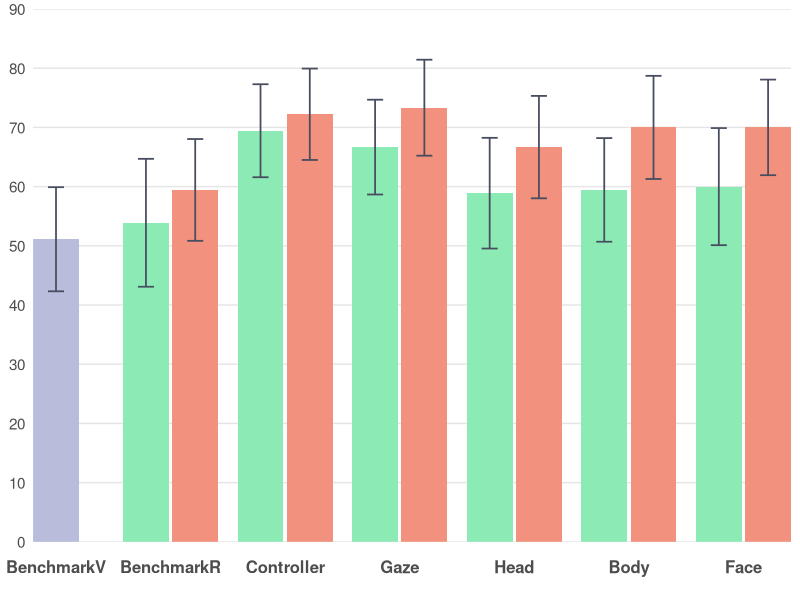
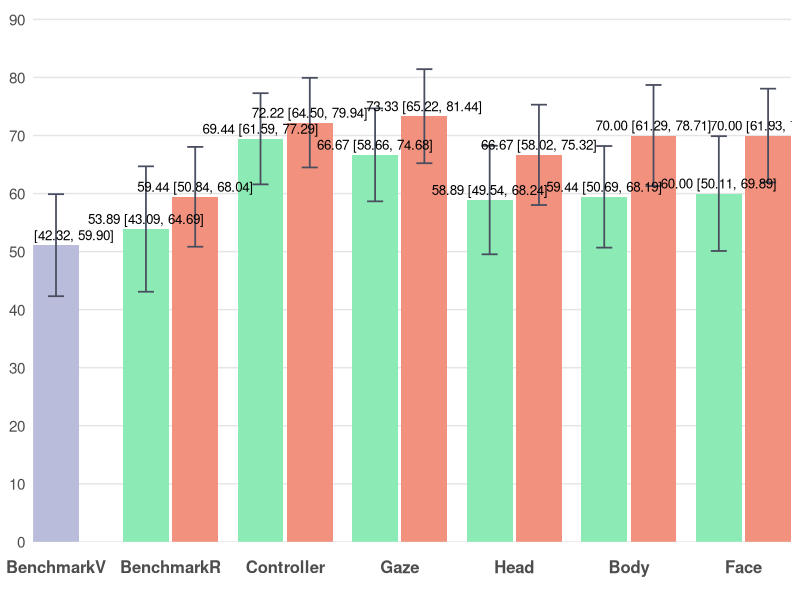

Source code (R) for these figures, in order:
# ================= Packages =================
if (!require(ggplot2)) install.packages("ggplot2")
library(ggplot2)

# ================= Data =================
# BenchmarkV: 51.11 (±23.54)
# BenchmarkR: Low 53.89 (±28.93), High 59.44 (±23.03)
# Controller: Low 69.44 (±21.03), High 72.22 (±20.68)
# Gaze: Low 66.67 (±21.44), High 73.33 (±21.71)
# Head: Low 58.89 (±25.04), High 66.67 (±23.16)
# Body: Low 59.44 (±23.44), High 70.00 (±23.33)
# Face: Low 60.00 (±26.48), High 70.00 (±21.62)

bench_mean <- 51.11
bench_sd <- 23.54

dat <- data.frame(
  Category = c("BenchmarkV",
               "BenchmarkR","BenchmarkR",
               "Controller","Controller",
               "Gaze","Gaze",
               "Head","Head",
               "Body","Body",
               "Face","Face"),
  slot     = c("C",
               "L","R",
               "L","R",
               "L","R",
               "L","R",
               "L","R",
               "L","R"),
  series   = c("BenchmarkV",
               "Low","High",
               "Low","High",
               "Low","High",
               "Low","High",
               "Low","High",
               "Low","High"),
  mean     = c(bench_mean,
               53.89, 59.44,      # BenchmarkR Low, High
               69.44, 72.22,      # Controller Low, High
               66.67, 73.33,      # Gaze Low, High
               58.89, 66.67,      # Head Low, High
               59.44, 70.00,      # Body Low, High
               60.00, 70.00),     # Face Low, High
  sd       = c(bench_sd,
               28.93, 23.03,      # BenchmarkR Low, High
               21.03, 20.68,      # Controller Low, High
               21.44, 21.71,      # Gaze Low, High
               25.04, 23.16,      # Head Low, High
               23.44, 23.33,      # Body Low, High
               26.48, 21.62),     # Face Low, High
  stringsAsFactors = FALSE
)

# 固定横轴顺序
dat$Category <- factor(dat$Category,
  levels = c("BenchmarkV","BenchmarkR","Controller","Gaze","Head","Body","Face"))
dat$slot   <- factor(dat$slot, levels = c("L","C","R"))
dat$series <- factor(dat$series, levels = c("Low","BenchmarkV","High"))

# ================= 手动定位（确保居中+相邻柱体有间距） =================
# 以每个类目的中心为整数(1,2,3,...)，在左右各偏移 delta；两柱宽度为 bar_w
group_w <- 0.8               # 每个类目总体占宽（<1 避免挤到相邻类目）
bar_w   <- group_w / 2       # 0.4  柱体宽度保持不变
delta   <- group_w / 4       # 0.2  基础偏移
gap     <- 0.03              # 相邻柱体间距（几个像素）

# 对于非BenchmarkV类别，L和R之间增加间距
offset_map <- c(L = -delta - gap/2, C = 0, R = +delta + gap/2)

x_base <- as.numeric(dat$Category)
dat$x  <- x_base + unname(offset_map[as.character(dat$slot)])

# ================= 配色方案 =================
col_low   <- "#8CEAB4"      # Low
col_high  <- "#F1917E"      # High
col_bench <- "#B9BCDB"      # BenchmarkV

err_col   <- "#484D5F"

theme_base <- theme_minimal(base_size = 13) +
  theme(
    legend.position    = "none",
    panel.background   = element_rect(fill = "#FFFFFF", color = NA),  # 白底
    plot.background    = element_rect(fill = "#FFFFFF", color = NA),  # 白底
    panel.grid.major   = element_blank(),  # 去除所有网格线
    panel.grid.minor   = element_blank(),  # 去除所有网格线
    panel.grid.major.x = element_blank(),
    panel.grid.minor.x = element_blank(),
    panel.grid.major.y = element_blank(),
    panel.grid.minor.y = element_blank(),
    axis.ticks.x       = element_blank(),  # 去除x轴刻度线（底部灰色竖线）
    axis.ticks.y       = element_blank(),  # 去除y轴刻度线（左侧竖着的刻度线）
    axis.line.x        = element_blank(),  # 去除x轴线（底部灰色竖线）
    axis.line.y        = element_blank(),  # 去除y轴线（左侧竖线）
    axis.text.x        = element_text(size = 12, face = "bold", 
                                       margin = margin(t = 10, b = 10)),  # 底部文字距离坐标轴更远
    axis.text.y        = element_text(size = 11),
    axis.title         = element_blank()
  )

# y 轴：从0开始，0-90，组间距10
y_top    <- 90
y_bottom <- 0
y_breaks <- seq(0, 90, by = 10)

# x 轴：用数值坐标，刻度放在每个类目中心
x_breaks <- seq_along(levels(dat$Category))
x_labels <- levels(dat$Category)

# ================= 95% 置信区间计算 =================
n <- 30  # 样本量
df <- n - 1  # 自由度 = 29
t_critical <- qt(0.975, df)  # t分布临界值（95% CI，双尾）
# 计算95% CI的误差范围
dat$ci_margin <- t_critical * (dat$sd / sqrt(n))

# ================= 图1：不带标注 =================
p1 <- ggplot(dat, aes(x = x, y = mean, fill = series)) +
  # 手动添加水平坐标线
  geom_hline(yintercept = y_breaks, color = "#E5E5E5", linewidth = 0.5) +
  geom_col(width = bar_w, position = "identity", colour = NA) +
  geom_errorbar(aes(ymin = mean - ci_margin, ymax = mean + ci_margin),
                width = bar_w * 0.35, color = err_col, linewidth = 0.6,
                position = "identity") +
  scale_fill_manual(values = c(Low = col_low, BenchmarkV = col_bench, High = col_high)) +
  scale_y_continuous(breaks = y_breaks, minor_breaks = NULL) +
  scale_x_continuous(breaks = x_breaks, labels = x_labels, expand = c(0, 0)) +
  coord_cartesian(ylim = c(y_bottom, y_top), expand = 0) +
  theme_base

# ================= 图2：带"均值 (95% CI)"标注 =================
lab_df <- transform(dat, label = sprintf("%.2f [%.2f, %.2f]", mean, 
                                          mean - ci_margin, mean + ci_margin))

p2 <- ggplot(dat, aes(x = x, y = mean, fill = series)) +
  # 手动添加水平坐标线
  geom_hline(yintercept = y_breaks, color = "#E5E5E5", linewidth = 0.5) +
  geom_col(width = bar_w, position = "identity", colour = NA) +
  geom_errorbar(aes(ymin = mean - ci_margin, ymax = mean + ci_margin),
                width = bar_w * 0.35, color = err_col, linewidth = 0.6,
                position = "identity") +
  geom_text(data = lab_df, aes(label = label),
            vjust = -0.5, size = 3.4, position = "identity") +
  scale_fill_manual(values = c(Low = col_low, BenchmarkV = col_bench, High = col_high)) +
  scale_y_continuous(breaks = y_breaks, minor_breaks = NULL) +
  scale_x_continuous(breaks = x_breaks, labels = x_labels, expand = c(0, 0)) +
  coord_cartesian(ylim = c(y_bottom, y_top * 1.02), expand = 0) +
  theme_base

# 保存文件（确保目录存在）
if (!dir.exists("no_labels")) dir.create("no_labels", recursive = TRUE)
if (!dir.exists("with_labels")) dir.create("with_labels", recursive = TRUE)
ggsave("no_labels/effort_no_labels.png", p1, width = 8, height = 3.57, dpi = 300, bg = "white")
ggsave("with_labels/effort_with_labels.png", p2, width = 8, height = 3.91, dpi = 300, bg = "white")
